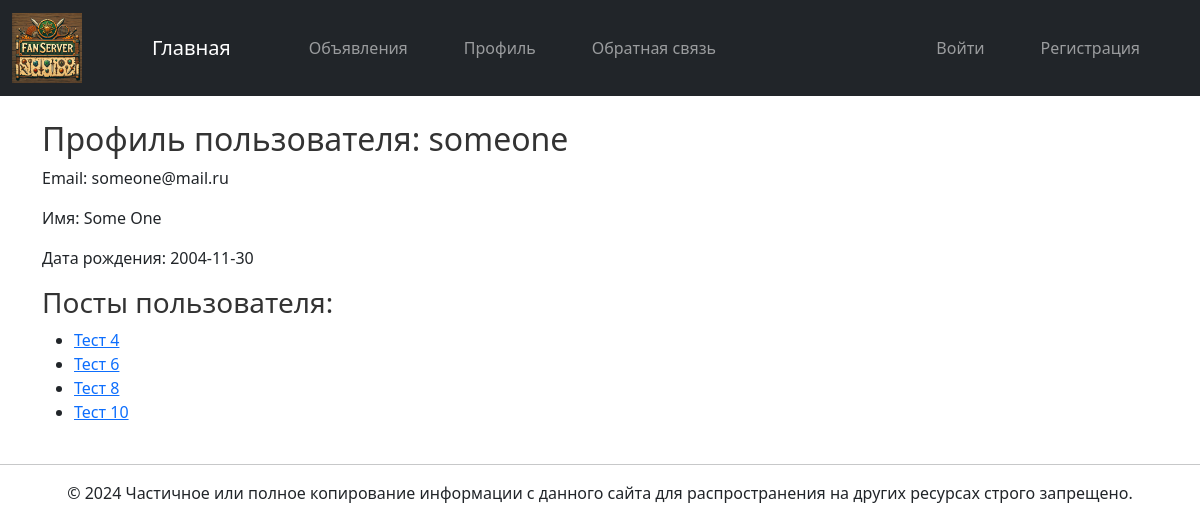
The app's page /users/user/2/ with its own data.
### users/models.py (models this page shows, shortened)
class CustomUser(AbstractUser):
    avatar = models.ImageField(upload_to='avatars/', null=True, blank=True)
    birth_date = models.DateField(null=True, blank=True)
    email_verified = models.BooleanField(default=False)
    confirmation_code = models.CharField(max_length=4, blank=True, null=True)

### message_board/models.py (models this page shows, shortened)
class Post(models.Model):
    title = models.CharField(max_length=255)
    content = models.TextField()
    image = models.ImageField(upload_to='post_images/', blank=True, null=True)
    video_url = models.URLField(blank=True, null=True)
    author = models.ForeignKey(User, on_delete=models.CASCADE)
    category = models.ForeignKey(Category, on_delete=models.SET_NULL, null=True, blank=True)
    created_at = models.DateTimeField(auto_now_add=True)
    updated_at = models.DateTimeField(auto_now=True)

### users/views.py (the view)
# urls.py: path('user/<int:pk>/', UserProfileView.as_view(), name='user_profile'),
class UserProfileView(DetailView):
    model = CustomUser
    template_name = 'users/user_profile.html'
    context_object_name = 'profile'
    def get_context_data(self, **kwargs):
        context = super().get_context_data(**kwargs)
        context['posts'] = Post.objects.filter(author=self.get_object())
        return context

### users/templates/users/user_profile.html
{% extends 'base_generic.html' %}
{% block content %}
<div>
    <h2>Профиль пользователя: {{ profile.username }}</h2>
    <p>Email: {{ profile.email }}</p>
    <p>Имя: {{ profile.first_name }} {{ profile.last_name }}</p>
    <p>Дата рождения: {{ profile.birth_date|date:"Y-m-d" }}</p>
    <h3>Посты пользователя:</h3>
    <ul>
        {% for post in posts %}
        <li><a href="{% url 'post_detail' post.pk %}">{{ post.title }}</a></li>
        {% endfor %}
    </ul>
</div>
{% endblock %}

### static/fan_server/css/styles.css (style rules this page uses)
body { font-family: 'Arial', sans-serif; background-color: #f4f4f4; color: #333; margin: 0; padding: 0; line-height: 1.6; }
h1, h2, h3, h4, h5, h6 { color: #333; }
a { color: #0275d8; text-decoration: none; }

### records on screen
CustomUser: username "someone", email "someone@mail.ru", first_name "Some", last_name "One", birth_date "2004-11-30"
Post: title "Тест 4"
Post: title "Тест 6"
Post: title "Тест 8"
Post: title "Тест 10"
